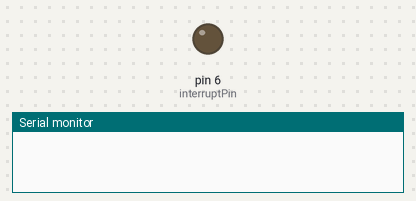
Bench run of a sketch on a simulated Arduino Nano, built with avr-gcc and run on an emulated ATmega328P. On the bench: output pins drawn as LEDs (lit = HIGH), the last lines printed to the serial monitor.

Above: at 0.1 s.
At 7.4 s:
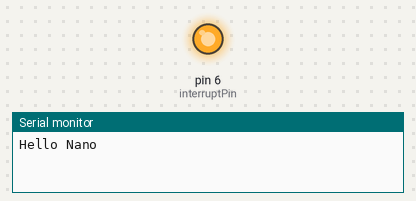
Timing chart, 0 to 8.9 s (numbered marks = the images above):
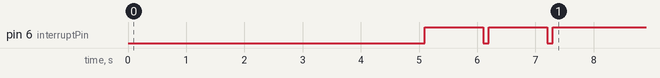

The sketch:

Nano_SoftwareSerialR1.ino
```cpp
#include <SoftwareSerial.h>
//https://mybtechprojects.tech/serial-communication-between-nodemcu-and-arduino/
//Arduino code

SoftwareSerial s(8,9);
 const int interruptPin = 6;
void setup() {
s.begin(9600);
delay(5000);
Serial.begin(115200);
Serial.println("Hello Nano");

    pinMode(interruptPin, OUTPUT);
    digitalWrite(interruptPin,LOW);
    delay(100);
    digitalWrite(interruptPin,HIGH);
    delay(1000);

    digitalWrite(interruptPin,LOW);
    delay(100);
    digitalWrite(interruptPin,HIGH);
    delay(1000);

    digitalWrite(interruptPin,LOW);
    delay(100);
    digitalWrite(interruptPin,HIGH);
    delay(1000);
}

void loop() {
int data=55;
if(s.available()>0)
{
 s.write(data);
}
}
```
